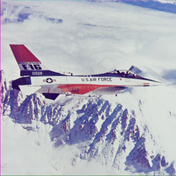
%> input picture excersiecs/RaAr7/13/airplane.png, 176 x 176 px, shrunk from 512 x 512 before the run
$ octave q13.m   (GNU Octave 9; MATLAB toolbox functions it lacks are replaced by stand-ins)
%> lines starting %> are read from the running program, lines starting %| are printed output that depends on the picture
close all
clear all
clc
t=zeros(8,1);
image = imread("../../../benchmark/airplane.png");
%> image is the input picture: size 176x176x3 uint8; mean R, G, B 177.6, 178, 190.3
[m,n] = size(image);
%> m = 176; n = 528

for i=1:m
    for j=1:n
        image(i,j) = 255 - image(i,j);
    end
end
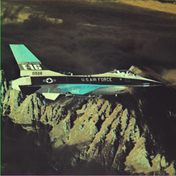
%> image: size 176x176x3 uint8; mean R, G, B 77.4, 77, 64.7
s=1;
avg=zeros(8,1);
v=1;
for i=.1:.1:.8
   image1 = imnoise(image,"salt & pepper",i);
   avg(1,s) = mean(image1(:));
   subplot(2,4,s);
   imshow(image1);
   title(avg(1,s));
   s=s+1;
end
%> this loop made 8 passes
%> pass 1, `image1 = imnoise(image,"salt & pepper",i);`:
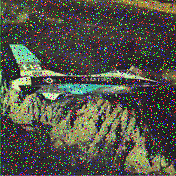
%> image1: size 176x176x3 uint8; mean R, G, B 82.2, 82.3, 71.1
%> pass 2, `image1 = imnoise(image,"salt & pepper",i);`:
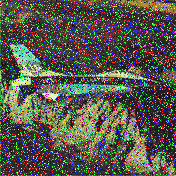
%> image1: size 176x176x3 uint8; mean R, G, B 87.3, 87.1, 77.3
%> pass 3, `image1 = imnoise(image,"salt & pepper",i);`:
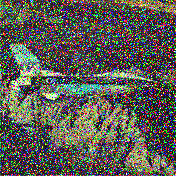
%> image1: size 176x176x3 uint8; mean R, G, B 92.6, 91.4, 84.2
%> after the loop, avg = [78.54 83.9 89.4 94.73 100.6 105.2 112.2 116.3; 0 0 0 0 0 0 0 0; 0 0 0 0 0 0 0 0; 0 0 0 0 0 0 0 0; 0 0 0 0 0 0 0 0; 0 0 0 0 0 0 0 0; 0 0 0 0 0 0 0 0; 0 0 0 0 0 0 0 0]; s = 9
%> after the loop:
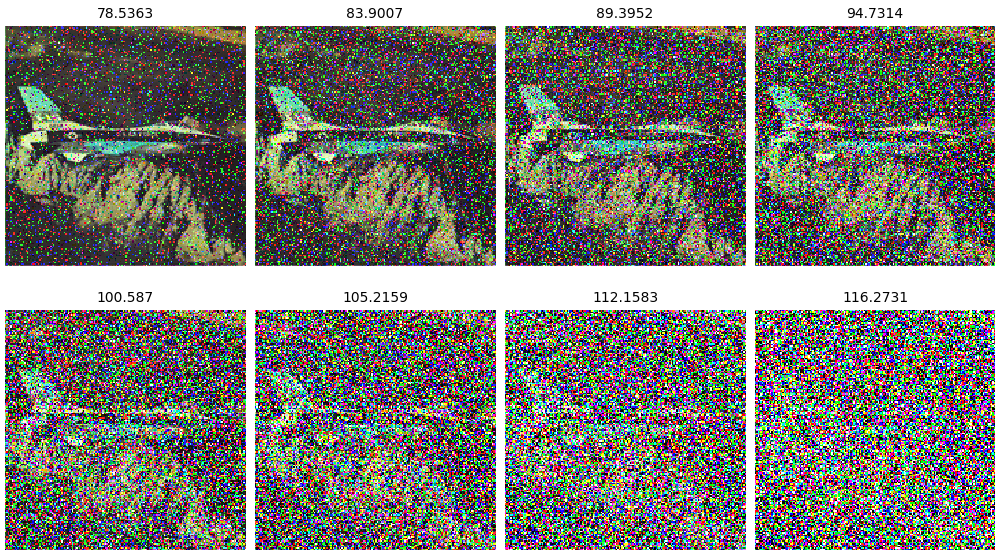
%> figure redrawn from the program's plot data, 8 panels
avg=uint8(avg);
%> avg = [79 84 89 95 101 105 112 116; 0 0 0 0 0 0 0 0; 0 0 0 0 0 0 0 0; 0 0 0 0 0 0 0 0; 0 0 0 0 0 0 0 0; 0 0 0 0 0 0 0 0; 0 0 0 0 0 0 0 0; 0 0 0 0 0 0 0 0]
g(1:8,1)=avg(1,:);

% ---------------------table----------
%> (the run ends here)
